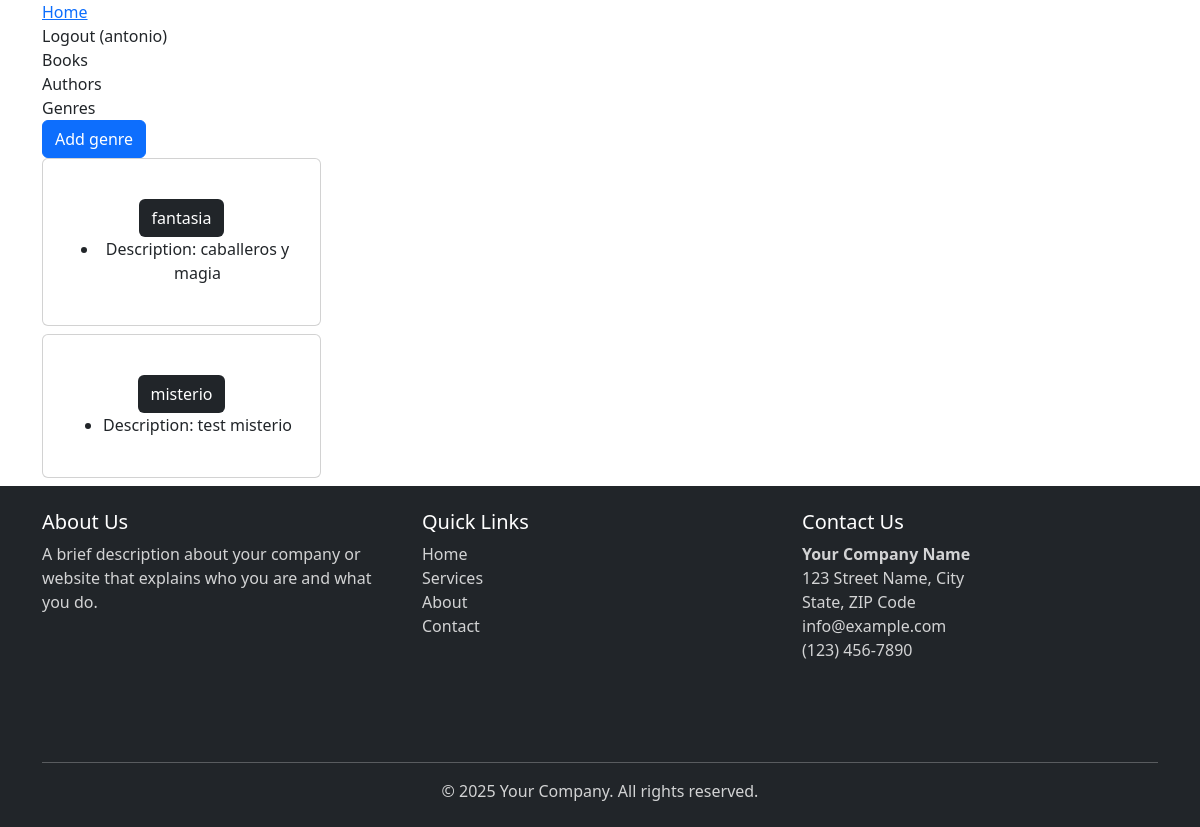
/bookstore_app/genre_list/ (signed in), run on the app's committed database.
### accounts/models.py (models this page shows, shortened)
class CustomUser(AbstractBaseUser):
    objects = CustomUserManager() # Lo mismo que el comentario de arriba
    uid = models.UUIDField(default=None, blank=True, null=True, unique=True)
    USERNAME_FIELD = 'uid'
    email = models.CharField(max_length=30, default=None)
    username = models.CharField(max_length=30, default=None)

### bookstore_app/models.py (models this page shows, shortened)
class Genre(models.Model):
    name = models.CharField(max_length=50)
    description = models.TextField()

### bookstore_app/views.py (the view)
# urls.py: path('genre_list/', views.GenreListView, name='bookstore_app.genre_list'),
def GenreListView(request):
    genres = Genre.objects.all()
    template_data = {}
    template_data['title'] = 'Genre'
    template_data['genres'] = genres
    return render(request, 'bookstore_app/genre_list.html', {'template_data': template_data})

### templates/bookstore_app/genre_list.html
{% extends 'base.html' %}
{% block content %}
{% if user.is_authenticated %}
<a class="btn btn-primary" href="{% url 'bookstore_app.genre_add' %}">Add genre</a>
{% endif %}
{% for genre in template_data.genres %}
      <div class="col-md-4 col-lg-3 mb-2">
        <div class="p-2 card align-items-center pt-4">
          <div class="card-body text-center">
            <a href="{% url 'bookstore_app.genre_detail' id=genre.id %}" class="btn bg-dark text-white">
              {{ genre.name }}
            </a>
            <ul>
                <li>Description: {{genre.description}}</li>
            </ul>
          </div>
        </div>
      </div>
{% endfor %}
{% endblock %}

### templates/base.html (shortened to what this page needs)
<!DOCTYPE html>
<html>
    {% load static %}
    <head>
        <link href="https://cdn.jsdelivr.net/npm/bootstrap@5.3.3/dist/css/bootstrap.min.css" rel="stylesheet">
        <link rel="stylesheet" href="https://cdnjs.cloudflare.com/ajax/libs/font-awesome/6.1.1/css/all.min.css">
        <link rel="stylesheet" type="text/css" href="{% static 'css/style.css' %}" />
    </head>
    <body>
        <nav>
            <div class="container">
                <a href="{% url 'home' %}">Home</a>
                {% if user.is_authenticated %}
                    <a class="nav-link" href="{% url 'accounts.logout' %}">Logout ({{ user.username }})</a>
                {% else %}
                    <a class="nav-link" href="{% url 'accounts.login' %}">Login</a>
                    <a class="nav-link" href="{% url 'accounts.signup' %}">Sign Up</a>
                {% endif %}
                    <a class="nav-link" href="{% url 'bookstore_app.book_list' %}">Books</a>
                    <a class="nav-link" href="{% url 'bookstore_app.author_list' %}">Authors</a>
                    <a class="nav-link" href="{% url 'bookstore_app.genre_list' %}">Genres</a>
            </div>
        </nav>
        <div class="container">
            {% block content %}
            {% endblock content%}
        </div>
        <footer class="bg-dark text-white py-4">
            <div class="container">
                <div class="row">
                    <div class="col-md-4 mb-3">
                        <h5>About Us</h5>
                        <p class="footer-text">A brief description about your company or website that explains who you are and what you do.</p>
                    </div>
                    <div class="col-md-4 mb-3">
                        <h5>Quick Links</h5>
                        <ul class="list-unstyled">
                            <li><a href="#" class="text-decoration-none footer-link">Home</a></li>
                            <li><a href="#" class="text-decoration-none footer-link">Services</a></li>
                            <li><a href="#" class="text-decoration-none footer-link">About</a></li>
                            <li><a href="#" class="text-decoration-none footer-link">Contact</a></li>
                        </ul>
                    </div>
                    <div class="col-md-4 mb-3">
                        <h5>Contact Us</h5>
                        <address class="footer-text">
                            <strong>Your Company Name</strong><br>
                            123 Street Name, City<br>
                            State, ZIP Code<br>
                             <a href="mailto:info@example.com" class="text-decoration-none footer-link">info@example.com</a><br>
                             (123) 456-7890
                        </address>
                        <div class="social-icons mt-3">
                        </div>
                    </div>
                </div>
                <div class="row mt-3">
                    <div class="col-12">
                        <hr class="bg-light">
                        <p class="text-center footer-text mb-0">
                            &copy; 2025 Your Company. All rights reserved.
                        </p>
                    </div>
                </div>
            </div>
    </body>
</html>

### bookstore/static/css/style.css (style rules this page uses)
html, body { height: 100%; margin: 0; }
body { display: flex; flex-direction: column; min-height: 100vh; }
footer { flex-shrink: 0; }
.footer-text { color: rgba(255,255,255,0.8); }
.footer-link { color: rgba(255,255,255,0.8); }

### data on the page
CustomUser: username "antonio"
Genre: name "fantasia", description "caballeros y magia"
Genre: name "misterio", description "test misterio"
